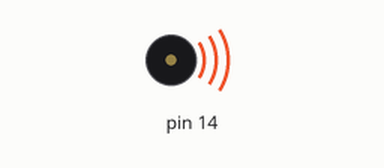
The sketch below on a simulated Arduino Uno, built with avr-gcc and run on an emulated ATmega328P. Shown: buzzer (waves = sounding).

Above: at 0.2 s.
Timing chart, 0 to 3.0 s (numbered marks = the images above):
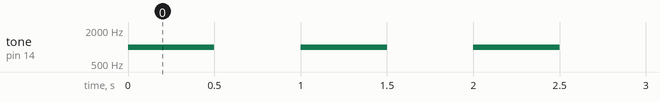

The sketch:

Basic_test_v1.ino
```cpp
/*
  This code validates that everything is working fine.
*/

//within Setup we have code that runs once
void setup()
{
  //Nothing to do here in this case
}

//Code inside Loop will be executed until the power is off or reset button is pressed
void loop()
{
  tone(14, 1000); //set tone on pin 14 to 1,000 hertz
  delay(500);     //wait for 500ms (or 1/2 second)
  noTone(14);     //turn off the tone on pin 14
  delay(500);     //wait for another 500ms and then go back to the beginning of the loop
}
```

Measured:
- by itself, tone on pin 14: alternates 1000 Hz for 0.50 s and silent for 0.50 s
